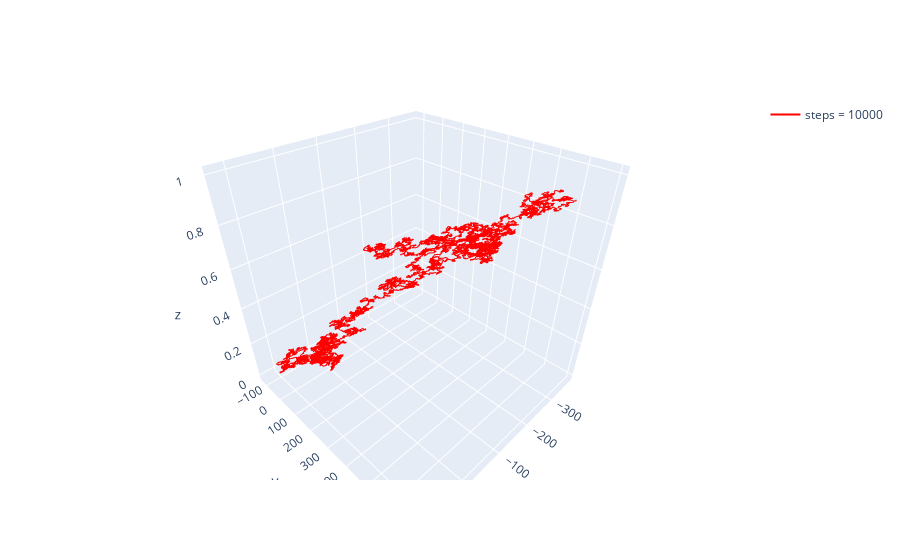
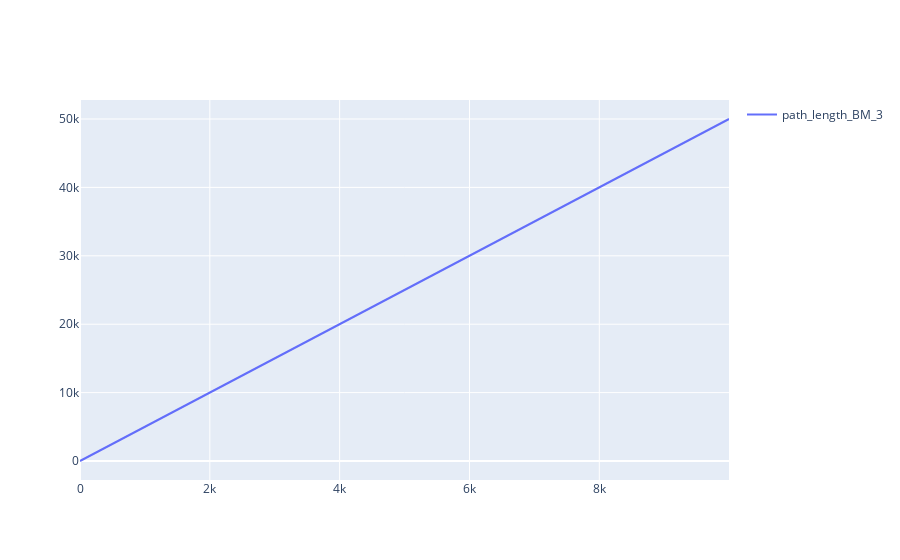

The notebook cell these images were saved under, in order:
### Code cell
fig_traj_rw = go.Figure()
n_steps = 10000
times = np.linspace(0,1, n_steps)
rw = bm_2d(n_steps, 5, 0)
fig_traj_rw.add_trace(
    go.Scatter3d(
        x = rw[:,0],
        y = rw[:,1],
        z = times,
        marker = dict(size=2),
        line = dict(color='red', width=2),
        mode = 'lines',
        name = f'steps = {n_steps}',
        showlegend = True
    )
)
fig_traj_rw.show()

pl = path_length(rw)

# Plotly go
fig_path_length = go.Figure()

# Plot BM_3
fig_path_length.add_trace(go.Scatter(
    x = np.arange(len(pl)),
    y = pl,
    marker = dict(size=2),
    line = dict(width=2),
    mode = 'lines',
    name = 'path_length_BM_3',
    showlegend = True
))

fig_path_length.show()

print("Hola")

### Figure 1 — Plotly figure (JSON) as saved in the notebook; plotly's stock layout.template omitted (floating-point values rounded to 4 significant figures; data arrays with more than 128 entries replaced by an {"elided": "..."} marker saying what was removed)
{"data": [{"line": {"color": "red", "width": 2}, "marker": {"size": 2}, "mode": "lines", "name": "steps = 10000", "showlegend": true, "type": "scatter3d", "x": {"elided": "10000 float values"}, "y": {"elided": "10000 float values"}, "z": {"elided": "10000 float values"}}], "layout": {"autosize": true, "scene": {"aspectmode": "auto", "aspectratio": {"x": 1, "y": 1, "z": 1}, "camera": {"center": {"x": 0, "y": 0, "z": 0}, "eye": {"x": 1.041, "y": 1.041, "z": 1.041}, "projection": {"type": "perspective"}, "up": {"x": 0, "y": 0, "z": 1}}}}}

### Figure 2 — Plotly figure (JSON) as saved in the notebook; plotly's stock layout.template omitted (floating-point values rounded to 4 significant figures; data arrays with more than 128 entries replaced by an {"elided": "..."} marker saying what was removed)
{"data": [{"line": {"width": 2}, "marker": {"size": 2}, "mode": "lines", "name": "path_length_BM_3", "showlegend": true, "type": "scatter", "x": {"elided": "9999 int values"}, "y": {"elided": "9999 int values"}}], "layout": {"autosize": true, "xaxis": {"autorange": true, "range": [0, 9998], "type": "linear"}, "yaxis": {"autorange": true, "range": [-2772.0, 52770.0], "type": "linear"}}}
